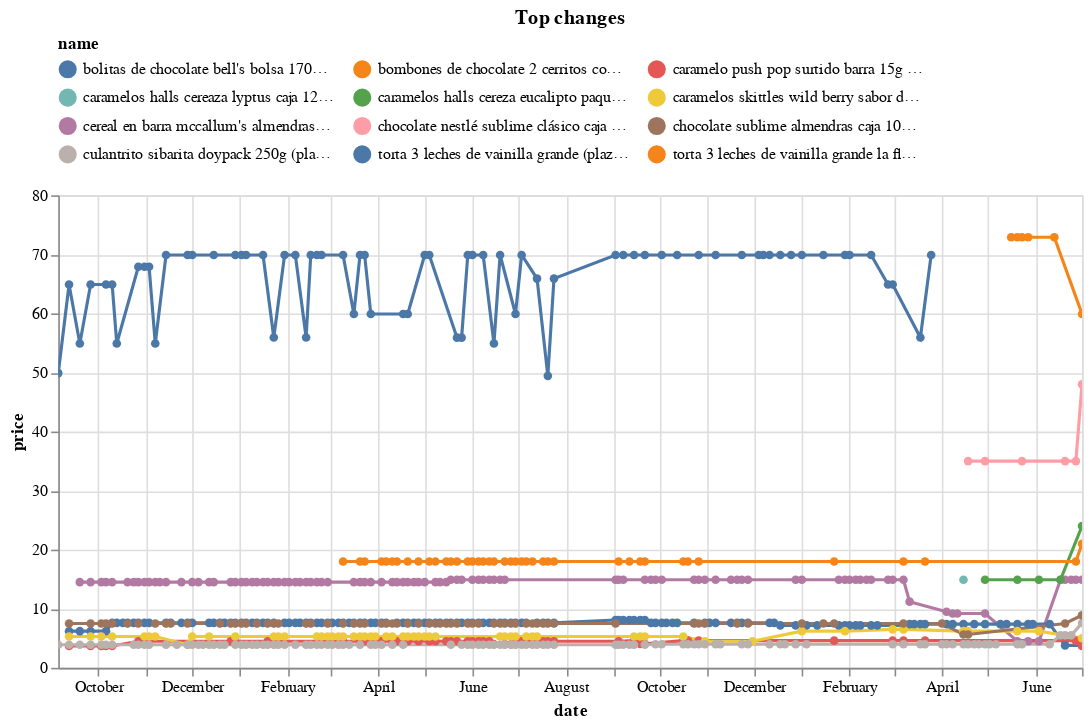

Notebook code for this chart:
### Code cell
top_changes.head(10).pipe(plot_changes, 'Top changes')

### Figure 1 — Vega-Lite specification as saved in the notebook (floating-point values rounded to 4 significant figures; data arrays with more than 128 entries replaced by an {"elided": "..."} marker saying what was removed)
{"config": {"view": {"continuousWidth": 300, "continuousHeight": 300}, "legend": {"columns": 3, "orient": "top"}}, "data": {"name": "data-fc9679713be562f2d96574f56c619740"}, "mark": {"type": "line", "point": true}, "encoding": {"color": {"field": "name", "scale": {"domain": ["bolitas de chocolate bell's bolsa 170g (plaza_vea)", "bombones de chocolate 2 cerritos con almendras caja 100g (plaza_vea)", "caramelo push pop surtido barra 15g (plaza_vea)", "caramelos halls cereaza lyptus caja 12un (plaza_vea)", "caramelos halls cereza eucalipto paquete 9un (plaza_vea)", "caramelos skittles wild berry sabor de frutas bolsa 2.17oz (plaza_vea)", "cereal en barra mccallum's almendras caja 6un (plaza_vea)", "chocolate nestlé sublime clásico caja 24un (plaza_vea)", "chocolate sublime almendras caja 100g (plaza_vea)", "culantrito sibarita doypack 250g (plaza_vea)", "torta 3 leches de vainilla grande (plaza_vea)", "torta 3 leches de vainilla grande la florencia 1un (plaza_vea)"]}, "type": "nominal"}, "tooltip": [{"field": "name", "type": "nominal"}, {"field": "price", "type": "quantitative"}, {"field": "last_price", "type": "quantitative"}], "x": {"field": "date", "type": "temporal"}, "y": {"field": "price", "type": "quantitative"}}, "params": [{"name": "param_1", "select": {"type": "point", "fields": ["name"]}, "bind": "legend"}, {"name": "param_2", "select": {"type": "interval", "encodings": ["x", "y"]}, "bind": "scales"}], "title": "Top changes", "transform": [{"filter": {"param": "param_1"}}], "width": 650, "$schema": "https://vega.github.io/schema/vega-lite/v5.17.0.json", "datasets": {"data-fc9679713be562f2d96574f56c619740": {"elided": "648 records"}}}
